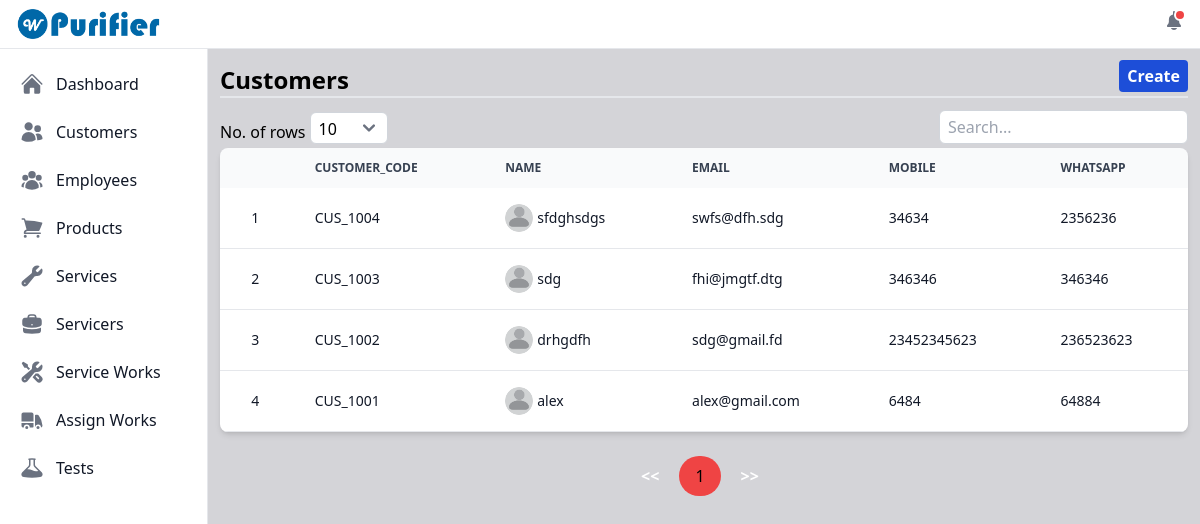
Before: /view_customers/ (signed in) with the older database file.
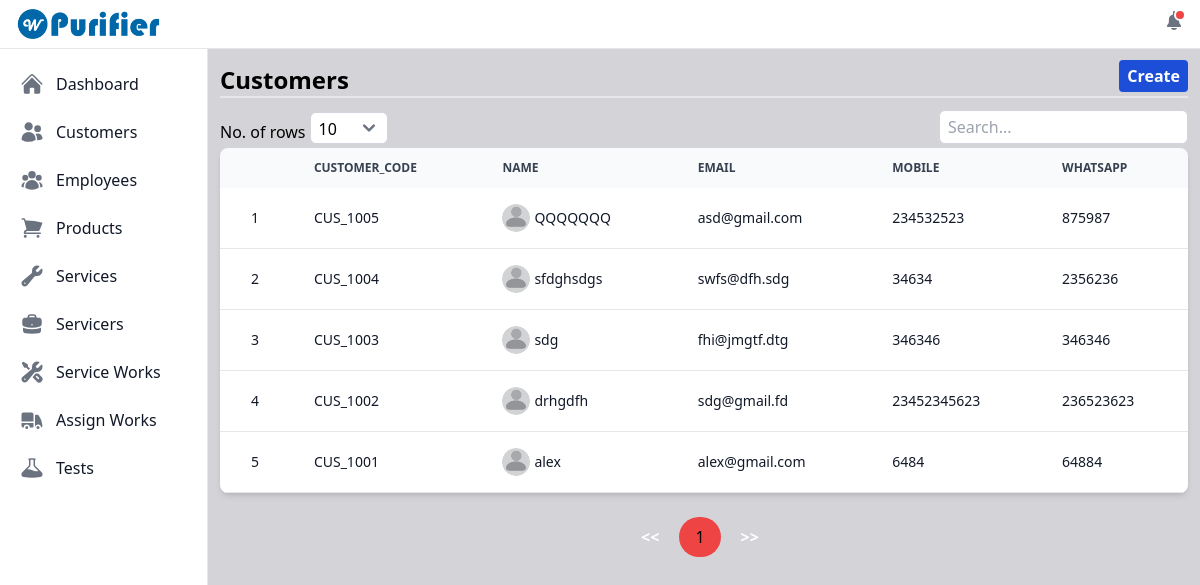
After: the same page with the newer database file.
### purifier/models.py (models this page shows, shortened)
class Customer(models.Model):
    id = models.UUIDField(primary_key=True, default=uuid.uuid4, unique=True, editable=False)
    profile = models.ImageField(null=True, blank=True, upload_to="customer_profiles/")
    name = models.CharField(max_length=50)
    email = models.EmailField(unique=True)
    address = models.TextField()
    mobile = models.CharField(max_length=20)
    whatsapp_number = models.CharField(max_length=20)
    installed_product = models.ManyToManyField(Product, blank=True)
    customer_code = models.CharField(max_length=50, blank=True, unique=True)
    location = models.CharField(max_length=250, null=True, blank=True)
    initial_password = models.CharField(max_length=150, blank=True, null=True)
    created_on = models.DateField(auto_now_add=True)

### purifier/views.py (the view)
# urls.py: path('view_customers/', views.viewCustomers, name='view_customers'),
@login_required
def viewCustomers(request):
    customers = Customer.objects.all().order_by('-customer_code')
    customers_exists = customers.exists()
    context = {'customers': customers, 'customers_exists': customers_exists}
    return render(request, 'customer/view_customers.html', context)

### user_management/models.py (called while the page is built)
    def __str__(self):
        return self.username

### purifier/templates/customer/view_customers.html (shortened to what the changed rows need)
{% extends "index.html" %}
{% load static %}
{% block content %}
    <div class="mt-3">
        {% if customers_exists %}
            <div class="relative overflow-x-auto shadow-md sm:rounded-lg">
                <table id="customers_table" class="w-full text-sm text-left rtl:text-right text-gray-500 dark:text-gray-400">
                    <thead class="text-xs text-gray-700 uppercase bg-gray-50 dark:bg-gray-700 dark:text-gray-400">
                        <tr>
                            <th scope="col" class="px-6 py-3 text-center"></th>
                            <th scope="col" class="px-6 py-3">Customer_code</th>
                            <th scope="col" class="px-6 py-3">Name</th>
                            <th scope="col" class="px-6 py-3">Email</th>
                            <th scope="col" class="px-6 py-3">Mobile</th>
                            <th scope="col" class="px-6 py-3">Whatsapp</th>
                        </tr>
                    </thead>
                    <tbody>
                        {% for customer in customers %}
                            <tr class="bg-white border-b dark:bg-gray-800 dark:border-gray-700 hover:bg-gray-50 dark:hover:bg-gray-600">
                                <th scope="row" class="px-6 py-4 font-medium text-gray-900 whitespace-nowrap dark:text-white text-center">{{ forloop.counter }}</th>
                                <th scope="row" class="px-6 py-4 font-medium text-gray-900 whitespace-nowrap dark:text-white">
                                    <a href="{% url "purifier:each_customer" customer.id %}">{{ customer.customer_code }}</a>
                                </th>
                                <th scope="row" class="flex items-center px-6 py-4 font-medium text-gray-900 whitespace-nowrap dark:text-white">
                                    <a href="{% url "purifier:each_customer" customer.id %}">
                                        {% if customer.profile %}
                                            <img src="{{customer.profile.url}}" alt="Profile not loading..." class="h-7 w-7 rounded-full">
                                        {% else %}
                                            <img src="{% static 'images/default.png' %}" alt="Profile not loading..." class="h-7 w-7 rounded-full">
                                        {% endif %}
                                    </a>
                                    <a href="{% url "purifier:each_customer" customer.id %}" class="ms-1">{{ customer.name }}</a>
                                </th>
                                <th scope="row" class="px-6 py-4 font-medium text-gray-900 whitespace-nowrap dark:text-white">
                                    <a href="{% url "purifier:each_customer" customer.id %}">{{ customer.email }}</a>
                                </th>
                                <th scope="row" class="px-6 py-4 font-medium text-gray-900 whitespace-nowrap dark:text-white">
                                    <a href="{% url "purifier:each_customer" customer.id %}">{{ customer.mobile }}</a>
                                </th>
                                <th scope="row" class="px-6 py-4 font-medium text-gray-900 whitespace-nowrap dark:text-white">
                                    <a href="{% url "purifier:each_customer" customer.id %}">{{ customer.whatsapp_number }}</a>
                                </th>
                            </tr>
                        {% endfor %}
                    </tbody>
                </table>
            </div>
        {% else %}
            <div class="flex justify-center">
                <span class="font-bold text-xl">No Customers added. <a href="{% url "purifier:create_customer" %}" class="text-blue-700">Create</a> a new customer.</span>
            </div>
        {% endif %}
    </div>
{% endblock content %}

Changed rows visible on the page:
added Customer: customer_code "CUS_1005", name "QQQQQQQ", email "asd@gmail.com", mobile "234532523", whatsapp_number "875987"
